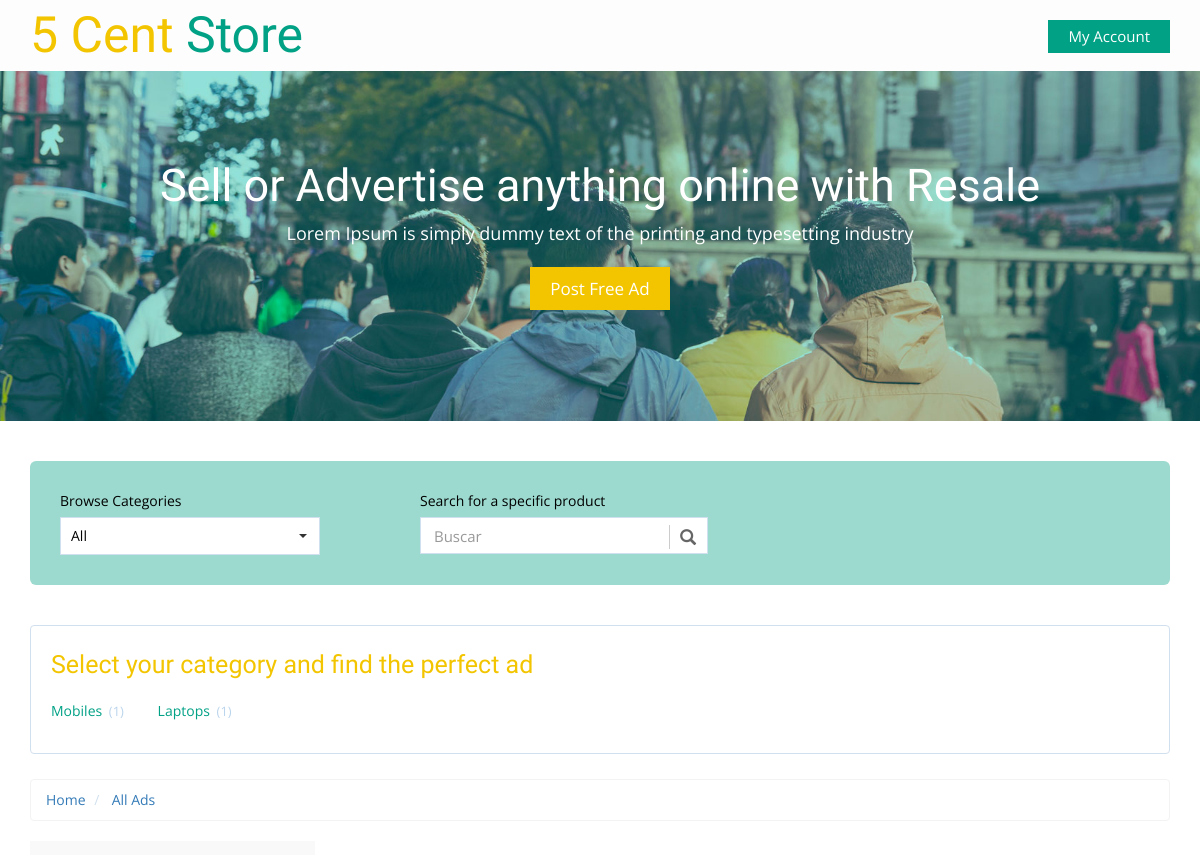
/products/ (upper part), run on an earlier commit of the app's database.
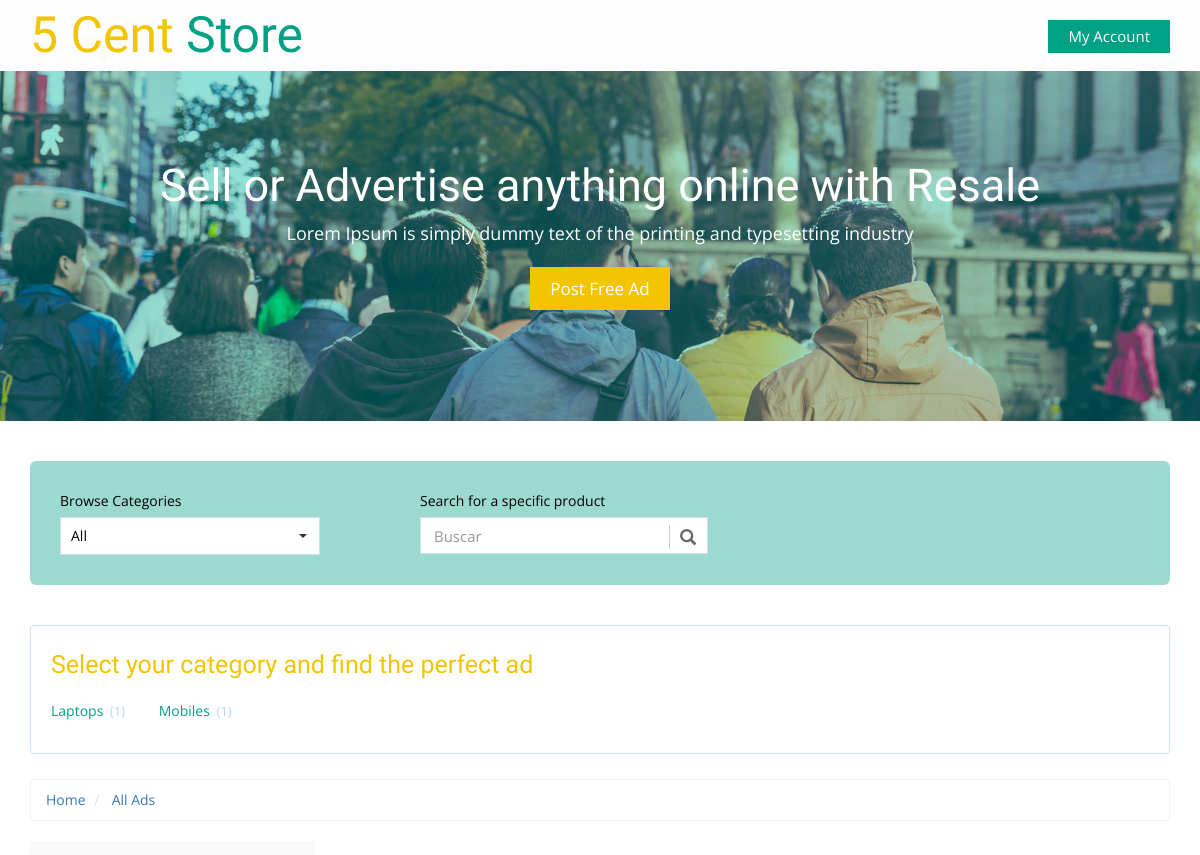
And on a later commit of the database.
### Five_Cent/models.py (models this page shows, shortened)
class Category(models.Model):
    category_name = models.CharField(max_length=50)
    image = models.ImageField(upload_to='category/', blank=True, null=True)
    slug = models.SlugField(blank=True, null=True)
    class Meta:
        verbose_name = 'category'
        verbose_name_plural = 'categories'
    def __str__(self):
        return self.category_name

### Five_Cent/views.py (the view, shortened to what this page needs)
# urls.py: path('', views.productlist, name='product_list'),
def productlist(request, category_slug=None):
    category = None
    productlist = Product.objects.all()
    categorylist = Category.objects.annotate(total_product=Count('product'))
    if category_slug:
        category = get_object_or_404(Category, slug=category_slug)
        productlist = productlist.filter(category=category)
    search_query = request.GET.get('q')
    paginator = Paginator(productlist, 1)  # Show 2 contacts per page.
    page_number = request.GET.get('page')
    productlist = paginator.get_page(page_number)
    template = 'Product/product_list.html'
    context = {'product_list': productlist, 'category_list': categorylist, 'category': category}
    return render(request, template, context)

### Five_Cent/models.py (called while the page is built)
    def __str__(self):
        return self.brand_name

### Five_Cent/templates/Product/product_list.html (shortened to what this page needs)
{% extends 'base.html' %}
{% block body %}
	<div class="total-ads main-grid-border">
		<div class="container">
			<div class="select-box">
				<div class="browse-category ads-list">
					<label>Browse Categories</label>
					<select class="selectpicker show-tick" data-live-search="true">
					  <option data-tokens="Mobiles">All</option>
					</select>
				</div>
				<div class="search-product ads-list">
					<label>Search for a specific product</label>
					<div class="search">
						<div id="custom-search-input">
						<div class="input-group">
							<input type="text" class="form-control input-lg" placeholder="Buscar" />
							<span class="input-group-btn">
								<button class="btn btn-info btn-lg" type="button">
									<i class="glyphicon glyphicon-search"></i>
								</button>
							</span>
						</div>
					</div>
					</div>
				</div>
			</div>
			<div class="all-categories">
				<h3> Select your category and find the perfect ad</h3>
				<ul class="all-cat-list">
					{% for category in category_list %}
						<li><a href="{% url 'products:product_list_category' category.slug %}">{{category}} <span class="num-of-ads">({{category.total_product}})</span></a></li>
					{% endfor %}
				</ul>
			</div>
			<ol class="breadcrumb" style="margin-bottom: 5px;">
			  <li><a href="/">Home</a></li>
			  <li class="active"> <a href="{% url 'products:product_list' %}"> All Ads </a></li>
			</ol>
			<div class="ads-grid">
				<div class="side-bar col-md-3">
				</div>
				<div class="ads-display col-md-9">
					<div class="wrapper">
				</div>
				</div>
				<div class="clearfix"></div>
			</div>
		</div>
	</div>
{% endblock body %}

### templates/base.html (shortened to what this page needs)
{% load static %}
<!DOCTYPE html>
<html>
<head>
<link rel="stylesheet" href="{% static 'css/bootstrap.min.css' %}">
<link rel="stylesheet" href="{% static 'css/bootstrap-select.css' %}">
<link href="{% static 'css/style.css' %}" rel="stylesheet" type="text/css" media="all" />
<link rel="stylesheet" href="{% static 'css/flexslider.css' %}" type="text/css" media="screen" />
<link rel="stylesheet" href="{% static 'css/font-awesome.min.css' %}" />
<link href="{% static 'css/jquery.uls.css' %}" rel="stylesheet"/>
<link href="{% static 'css/jquery.uls.grid.css' %}" rel="stylesheet"/>
<link href="{% static 'css/jquery.uls.lcd.css' %}" rel="stylesheet"/>
</head>
<body>
	<div class="header">
		<div class="container">
			<div class="logo">
				<a href="index.html"><span>5 Cent</span> Store</a>
			</div>
			<div class="header-right">
			<a class="account" href="login.html">My Account</a>
		</div>
		</div>
	</div>
	<div class="main-banner banner text-center">
	  <div class="container">
			<h1>Sell or Advertise   <span class="segment-heading">    anything online </span> with Resale</h1>
			<p>Lorem Ipsum is simply dummy text of the printing and typesetting industry</p>
			<a href="post-ad.html">Post Free Ad</a>
	  </div>
	</div>
{% block body %}
{% endblock body %}
</body>
</html>

What changed in the data, as far as the page shows it:
changed Category "Laptops": moves up the list
